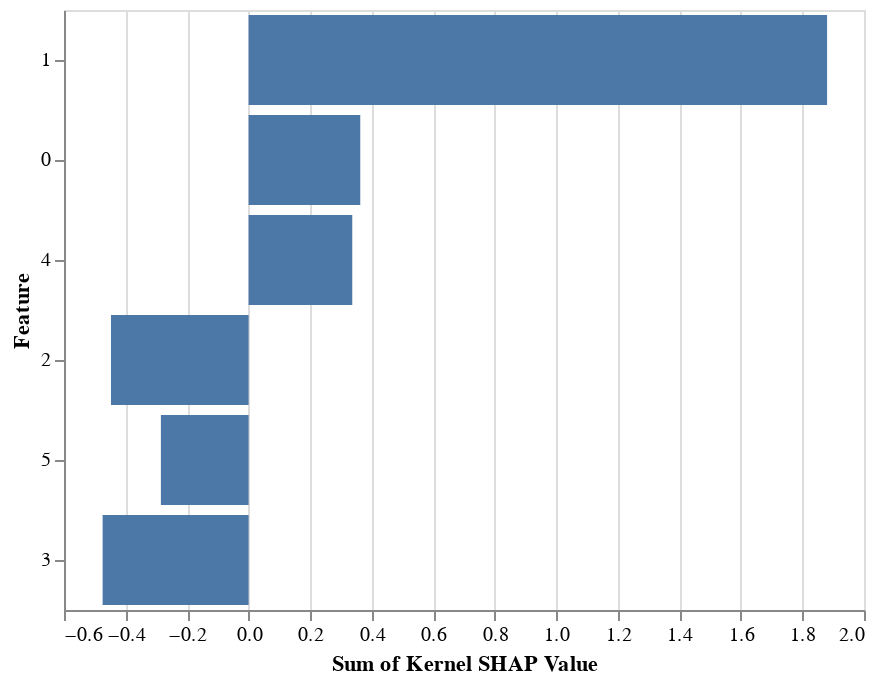

Here is the notebook cell this chart was saved with:
### Code cell
alt.Chart(melted_df).mark_bar().encode(
    alt.X('sum(Kernel SHAP Value):Q'),
    alt.Y('Feature:N', sort=alt.EncodingSortField(
            field="Kernel SHAP Value",
            order="descending" 
        ))
)

### Figure 1 — Vega-Lite specification as saved in the notebook (floating-point values rounded to 4 significant figures)
{"$schema": "https://vega.github.io/schema/vega-lite/v3.2.1.json", "config": {"mark": {"tooltip": null}, "view": {"height": 300, "width": 400}}, "data": {"name": "data-706f30b648a7b0332d5477c065004ba4"}, "datasets": {"data-706f30b648a7b0332d5477c065004ba4": [{"Effect Type": "Primal Main Effect", "Feature": 0, "Kernel SHAP Value": 0.002004}, {"Effect Type": "Primal Main Effect", "Feature": 1, "Kernel SHAP Value": 1.406}, {"Effect Type": "Primal Main Effect", "Feature": 2, "Kernel SHAP Value": -0.2639}, {"Effect Type": "Primal Main Effect", "Feature": 3, "Kernel SHAP Value": -0.4986}, {"Effect Type": "Primal Main Effect", "Feature": 4, "Kernel SHAP Value": 0.4006}, {"Effect Type": "Primal Main Effect", "Feature": 5, "Kernel SHAP Value": -0.3487}, {"Effect Type": "Interaction Effect", "Feature": 0, "Kernel SHAP Value": 0.3609}, {"Effect Type": "Interaction Effect", "Feature": 1, "Kernel SHAP Value": 0.4737}, {"Effect Type": "Interaction Effect", "Feature": 2, "Kernel SHAP Value": -0.1834}, {"Effect Type": "Interaction Effect", "Feature": 3, "Kernel SHAP Value": 0.02417}, {"Effect Type": "Interaction Effect", "Feature": 4, "Kernel SHAP Value": -0.06374}, {"Effect Type": "Interaction Effect", "Feature": 5, "Kernel SHAP Value": 0.06358}]}, "encoding": {"x": {"aggregate": "sum", "field": "Kernel SHAP Value", "type": "quantitative"}, "y": {"field": "Feature", "sort": {"field": "Kernel SHAP Value", "order": "descending"}, "type": "nominal"}}, "mark": "bar"}
